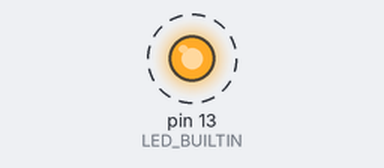
Bench run of a sketch on a simulated Arduino Uno, built with avr-gcc and run on an emulated ATmega328P. On the bench: output pins drawn as LEDs (lit = HIGH). Dashed ring = blinking. What the sketch prints to the serial monitor is not drawn.

Above: at 0.2 s.
Timing chart, 0 to 3.0 s (numbered marks = the images above):
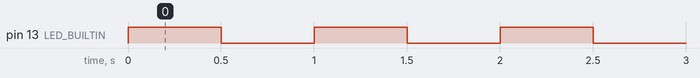

The sketch:

Prueba_Placa.ino
```cpp
// Primera prueba: confirma que podemos cargar un programa en la placa.
// Para placas Arduino compatibles que tengan LED_BUILTIN.

void setup() {
  pinMode(LED_BUILTIN, OUTPUT);
  Serial.begin(9600);
  Serial.println("Placa lista para el seguidor de linea");
}

void loop() {
  digitalWrite(LED_BUILTIN, HIGH);
  delay(500);
  digitalWrite(LED_BUILTIN, LOW);
  delay(500);
}
```

Measured:
- by itself, pin 13 (LED_BUILTIN): alternates HIGH for 0.50 s and LOW for 0.50 s
